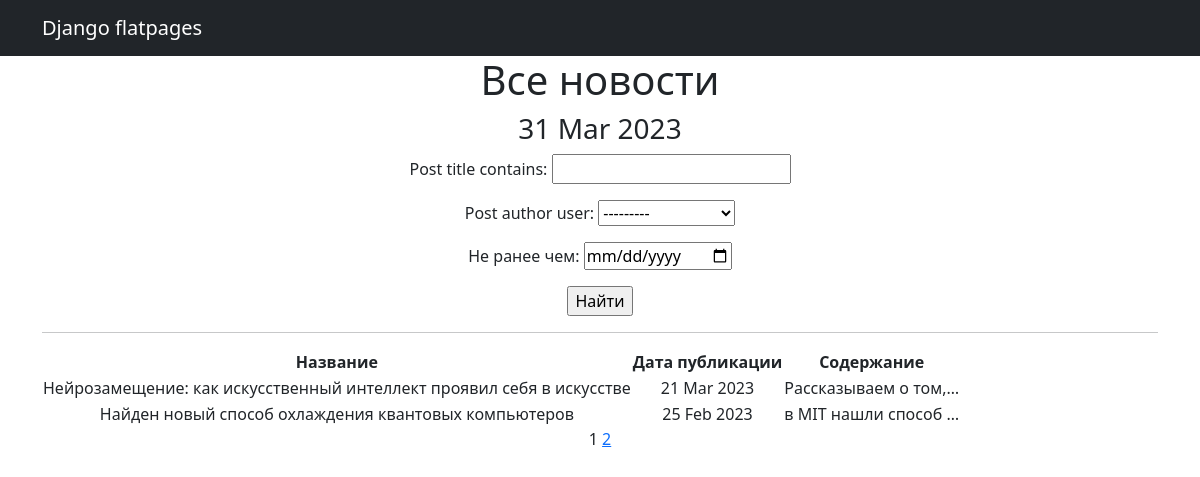
Page /news/ on the committed database.
### NewsPortal/models.py (models this page shows, shortened)
class Post(models.Model):
    post_author = models.ForeignKey(Author, on_delete=models.CASCADE)
    post_type = models.CharField(choices=POST_TYPES, max_length=2)
    post_time = models.DateTimeField(auto_now_add=True)
    post_categories = models.ManyToManyField(Category, through='PostCategory')
    post_title = models.CharField(max_length=255)
    post_text = models.TextField()
    post_rating = models.IntegerField(default=0)

### NewsPortal/views.py (the view)
# urls.py: path('', PostList.as_view()),
class PostList(ListView):
    model = Post
    ordering = '-post_time'
    template_name = 'news.html'
    context_object_name = 'posts'
    paginate_by = 2
    def get_queryset(self):
        queryset = super().get_queryset()
        self.filterset = PostFilter(self.request.GET, queryset)
        return self.filterset.qs
    def get_context_data(self, **kwargs):
        context = super().get_context_data(**kwargs)
        context['time_now'] = datetime.utcnow()
        context['filterset'] = self.filterset
        return context

### NewsPortal/templatetags/censor.py (called while the page is built)
@register.filter()
def censor(text):
    if type(text) == str:
        censored_words = ["редиска", "валенок", "козёл", "козел"]
        for word in censored_words:
            text = text.replace(word, word[0]+'*' * (len(word)-1))
        return text
    else:
        print("TypeError")

### NewsPortal/templatetags/custom_tags.py (called while the page is built)
@register.simple_tag(takes_context=True)
def url_replace(context, **kwargs):
   d = context['request'].GET.copy()
   for k, v in kwargs.items():
       d[k] = v
   return d.urlencode()

### templates/news.html (shortened to what this page needs)
{% extends 'flatpages/default.html' %}
{% load censor %}
{% load custom_tags %}
{% block content %}
    <h1>Все новости</h1>
    <h3>{{ time_now|date:'d M Y' }}</h3>
    <form action="" method="get">
       {{ filterset.form.as_p }}
       <input type="submit" value="Найти" />
    </form>
    <hr>
    {% if posts %}
        <table>
            <tr>
                <td><strong>Название</strong></td>
                <td><strong>Дата публикации</strong></td>
                <td><strong>Содержание</strong></td>
            </tr>
            {% for post in posts %}
            <tr>
                <td>{{ post.post_title|censor }}</td>
                <td>{{ post.post_time|date:'d M Y' }}</td>
                <td>{{ post.post_text|truncatechars:20|censor }}</td>
            </tr>
            {% endfor %}
        </table>
    {% else %}
        <h2>Нет новостей!</h2>
    {% endif %}
   {{ page_obj.number }}
   {% if page_obj.has_next %}
       <a href="?{% url_replace page=page_obj.next_page_number %}">{{ page_obj.next_page_number }}</a>
   {% endif %}
{% endblock content %}

### rows in the picture
Post: post_title|censor "Нейрозамещение: как искусственный интеллект проявил себя в искусстве", post_time "21 Mar 2023", post_text|censor "Рассказываем о том,…"
Post: post_title|censor "Найден новый способ охлаждения квантовых компьютеров", post_time "25 Feb 2023", post_text|censor "в MIT нашли способ …"

### other values in the picture
{{ time_now|date:'d M Y' }} "31 Mar 2023"
{{ page_obj.number }} "1"
{{ page_obj.next_page_number }} "2"
